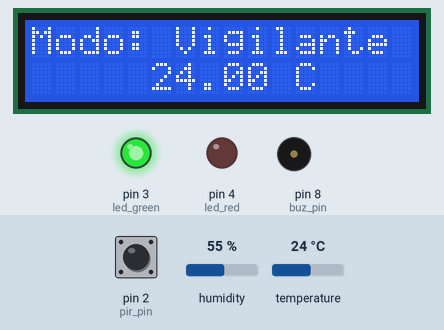
Simulated run of this sketch. Board: Arduino Uno, built with avr-gcc and run on an emulated ATmega328P. On the bench: 16×2 character LCD, output pins drawn as LEDs (lit = HIGH), buzzer (waves = sounding, pin HIGH). The test bench sets the inputs (shaded band); at power-on: pin 2 (pir_pin) LOW, temperature 24 °C, humidity 55 %. What the sketch prints to the serial monitor is not drawn.

Above: at 1.2 s.
1.3 s: pin 2 (pir_pin) driven HIGH
At 2.0 s:
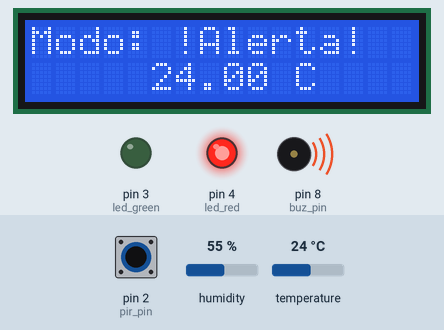
2.8 s: temperature set to 12 °C
At 5.2 s:
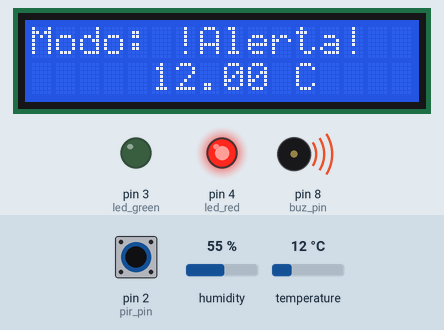
5.9 s: pin 2 (pir_pin) driven LOW
At 7.7 s:
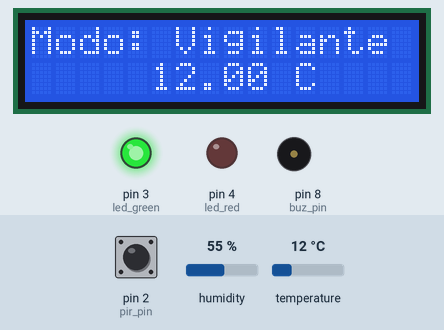
8.0 s: temperature set to 19 °C
At 9.2 s:
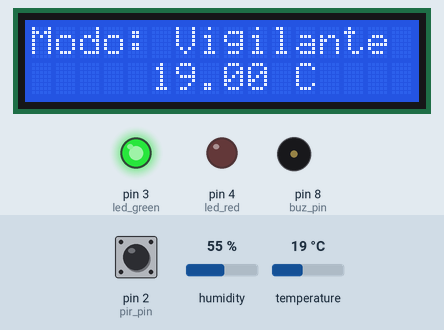
10.0 s: temperature set to 28 °C
At 11.7 s:
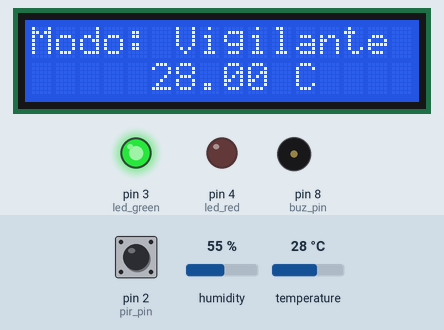
12.0 s: pin 2 (pir_pin) pulsed HIGH 2 times (0.12 s each, 0.3 s apart)
At 12.8 s:
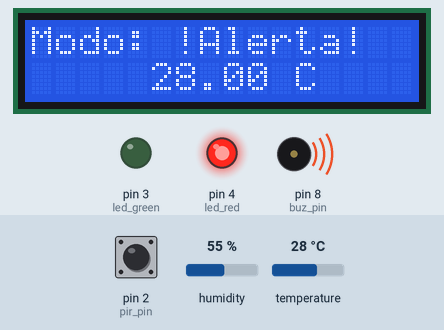
Timing chart, 0 to 15.0 s (numbered marks = the images above; inputs shaded):
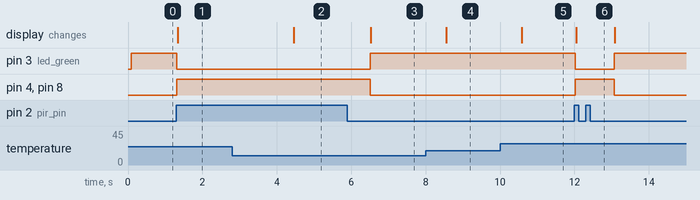

The sketch:

Sensor_Move.ino
```cpp
#include <DHT.h> //**Lib sensor de temperatura
#include <LCD_I2C.h> //**Lib pantalla led
#define DHTPIN 7 //**sensor temperatura
#define DHTTYPE DHT11
DHT dht(DHTPIN, DHTTYPE); //**inicializar
LCD_I2C lcd(0x27);
//**DECLARAR PUERTO DE SALIDA
int pir_pin = 2;
int led_green = 3;
int led_red = 4;
int buz_pin = 8;

void setup() {
  // put your setup code here, to run once:
  pinMode(pir_pin, INPUT);
  pinMode(led_red, OUTPUT);
  pinMode(led_green, OUTPUT);
  pinMode(buz_pin, OUTPUT);
  lcd.begin(); //**PARA INICIAR LCD
  lcd.backlight();
  lcd.print("Modo:");
  Serial.begin(9600);  //**tiempo de inicio

  Serial.println(F("DHTxx test!"));
  dht.begin();
}

void loop() {
  // put your main code here, to run repeatedly:

  float h = dht.readHumidity();
  // Leer temperatura en Celsius (the default)
  float t = dht.readTemperature();
  // Leer temperatura en Fahrenheit (isFahrenheit = true)
  float f = dht.readTemperature(true);
  // Comprobar funcionamiento del sensor de temperatura
  if (isnan(h) || isnan(t) || isnan(f)) {
    Serial.println(F("Error al leer de DHT sensor!"));
    return;
  }
  //CONDICION AL ACTIVARSE EL SENSOR PIR-
  if(digitalRead(pir_pin) == HIGH)
  {
    digitalWrite(led_red, HIGH); //**Led red encendido
    digitalWrite(led_green, LOW); //**Led verde apagado
    digitalWrite(buz_pin, HIGH); //**parlante encendido
    lcd.setCursor(6,0);
    lcd.print("!Alerta!"); //**mensaje en pantalla lcd
    lcd.print("         ");
    lcd.setCursor(5,1);
    lcd.print(t); //**mensaje en pantalla lcd
    lcd.setCursor(11,1);
    lcd.print("C"); //**mensaje en pantalla lcd
    Serial.println("¡Intrusos!"); //**mensaje en monitor
    delay(1000);
  }
  //CONDICION AL NO ACTIVARSE EL SENSOR PIR-
  else
  {
    digitalWrite(led_green, HIGH); //**Led verde encendido
    digitalWrite(led_red, LOW); //**Led red apagado
    digitalWrite(buz_pin, LOW); //**parlante red apagado
    lcd.setCursor(6,0);
    lcd.print("Vigilante"); //**mensaje en pantalla lcd
    lcd.setCursor(5,1);
    lcd.print(t); //**mensaje en pantalla lcd
    lcd.setCursor(11,1);
    lcd.print("C");  //**mensaje en pantalla lcd
    Serial.println("Modo vigilante");
    //delay(1000);
  }
  Serial.print(t);
  Serial.print(F("°C "));
}
```

Measured:
- after the input at 1.3 s, pin 3 (led_green): HIGH → LOW at once; pin 4 (led_red), pin 8 (buz_pin): LOW → HIGH at once; the display: changes at once (image 1)
- after the input at 2.8 s, the display: changes after 1.7 s (image 2)
- after the input at 5.9 s, pin 3 (led_green): LOW → HIGH after 0.61 s; pin 4 (led_red), pin 8 (buz_pin): HIGH → LOW after 0.61 s; the display: changes after 0.63 s (image 3)
- after the input at 8.0 s, the display: changes after 0.55 s (image 4)
- after the input at 10.0 s, the display: changes after 0.58 s (image 5)
- after the input at 12.0 s, pin 3 (led_green): HIGH → LOW at once, → HIGH 1.0 s later; pin 4 (led_red), pin 8 (buz_pin): LOW → HIGH at once, → LOW 1.0 s later; the display: changes after 0.05 s (image 6)
